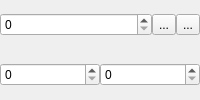
           <widget class="QWidget" name="pgSprite_9">
            <layout class="QVBoxLayout" name="verticalLayout_20">
             <property name="spacing">
              <number>0</number>
             </property>
             <property name="leftMargin">
              <number>0</number>
             </property>
             <property name="topMargin">
              <number>0</number>
             </property>
             <property name="rightMargin">
              <number>0</number>
             </property>
             <property name="bottomMargin">
              <number>0</number>
             </property>
             <item>
              <widget class="QWidget" name="widget_25" native="true">
               <layout class="QHBoxLayout" name="horizontalLayout_10">
                <property name="spacing">
                 <number>0</number>
                </property>
                <property name="leftMargin">
                 <number>0</number>
                </property>
                <property name="topMargin">
                 <number>0</number>
                </property>
                <property name="rightMargin">
                 <number>0</number>
                </property>
                <property name="bottomMargin">
                 <number>0</number>
                </property>
                <item>
                 <widget class="QSpinBox" name="numSpriteID">
                  <property name="maximum">
                   <number>7</number>
                  </property>
                 </widget>
                </item>
                <item>
                 <widget class="QToolButton" name="btnSpriteFlipped">
                  <property name="text">
                   <string>...</string>
                  </property>
                  <property name="icon">
                   <iconset resource="icons.qrc">
                    <normaloff>:/icons/flip.png</normaloff>:/icons/flip.png</iconset>
                  </property>
                  <property name="checkable">
                   <bool>true</bool>
                  </property>
                 </widget>
                </item>
                <item>
                 <widget class="QToolButton" name="btnSpriteMirrored">
                  <property name="text">
                   <string>...</string>
                  </property>
                  <property name="icon">
                   <iconset resource="icons.qrc">
                    <normaloff>:/icons/mirror.png</normaloff>:/icons/mirror.png</iconset>
                  </property>
                  <property name="checkable">
                   <bool>true</bool>
                  </property>
                 </widget>
                </item>
               </layout>
              </widget>
             </item>
             <item>
              <widget class="QWidget" name="widget_28" native="true">
               <layout class="QHBoxLayout" name="horizontalLayout_11">
                <property name="spacing">
                 <number>0</number>
                </property>
                <property name="leftMargin">
                 <number>0</number>
                </property>
                <property name="topMargin">
                 <number>0</number>
                </property>
                <property name="rightMargin">
                 <number>0</number>
                </property>
                <property name="bottomMargin">
                 <number>0</number>
                </property>
                <item>
                 <widget class="QSpinBox" name="numSpriteX">
                  <property name="maximum">
                   <number>252</number>
                  </property>
                 </widget>
                </item>
                <item>
                 <widget class="QSpinBox" name="numSpriteY">
                  <property name="maximum">
                   <number>208</number>
                  </property>
                 </widget>
                </item>
               </layout>
              </widget>
             </item>
            </layout>
           </widget>
